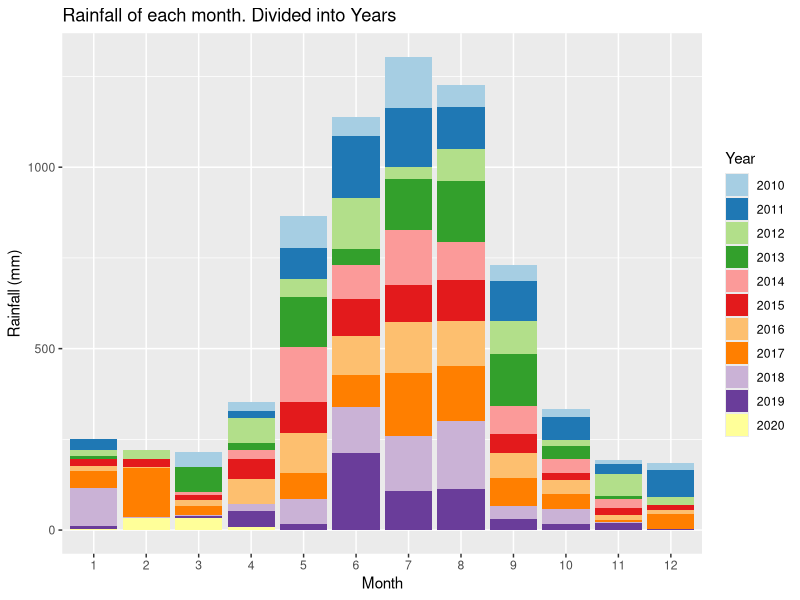
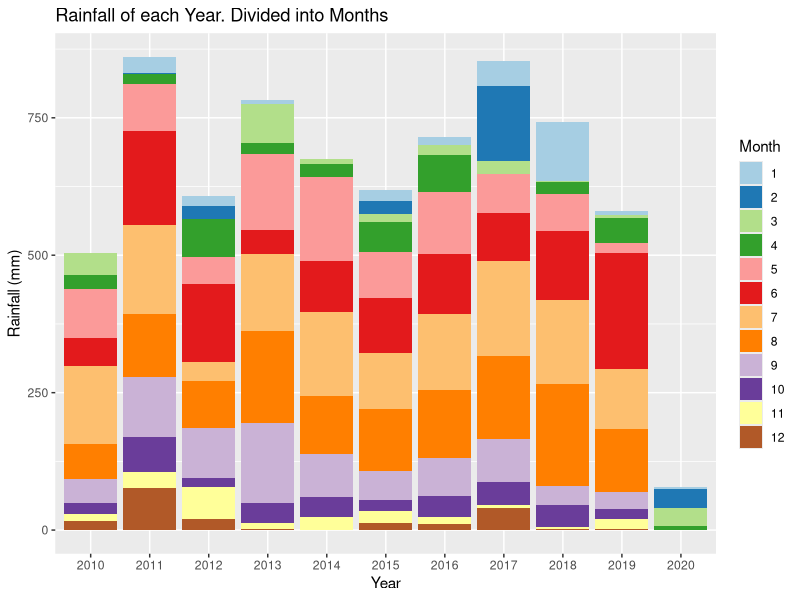
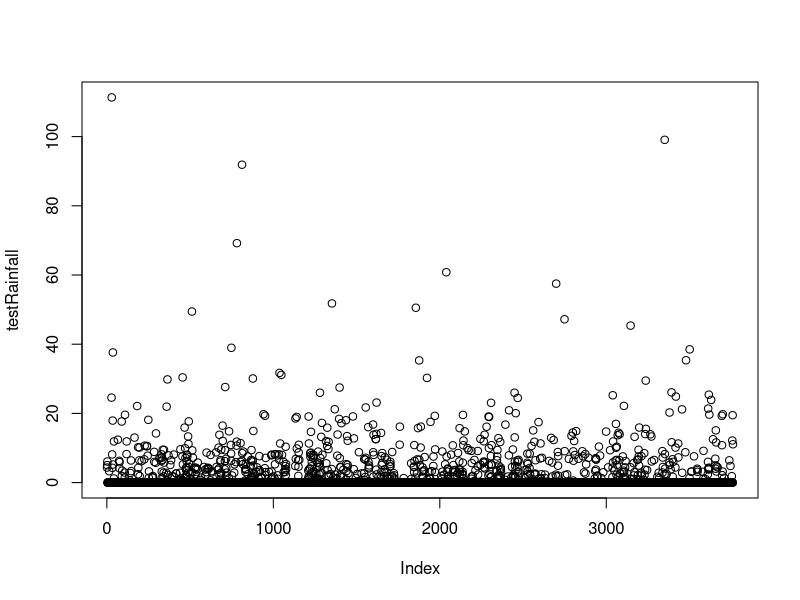
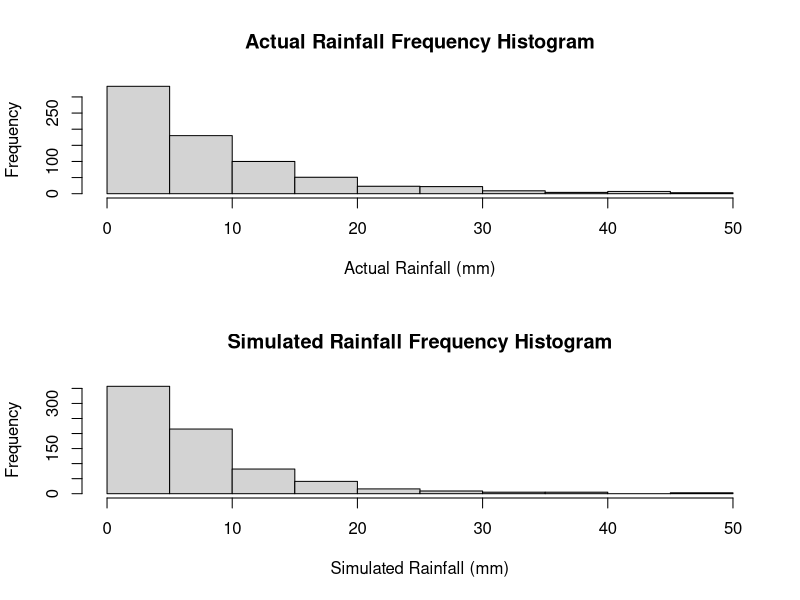
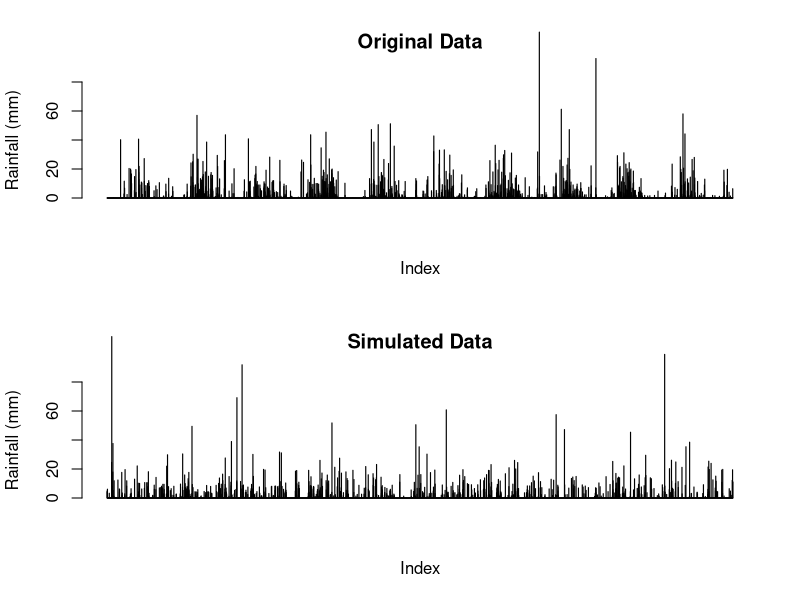
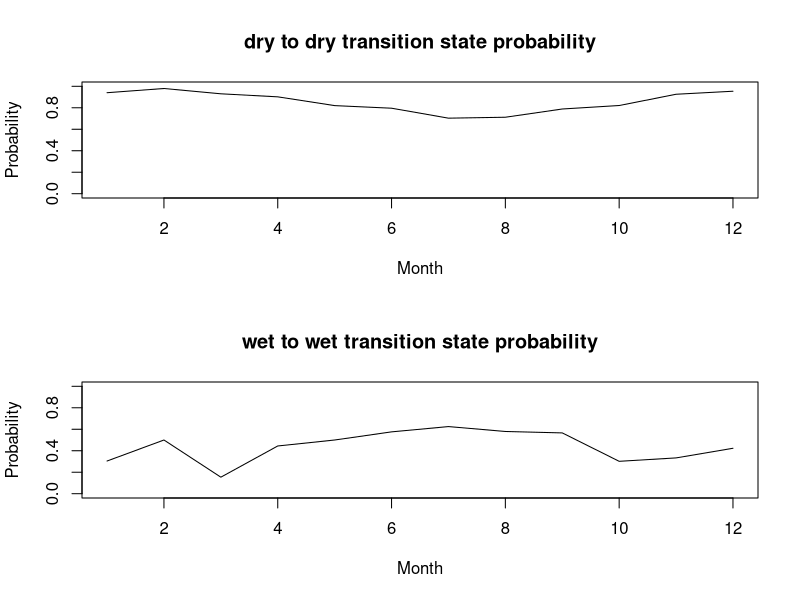
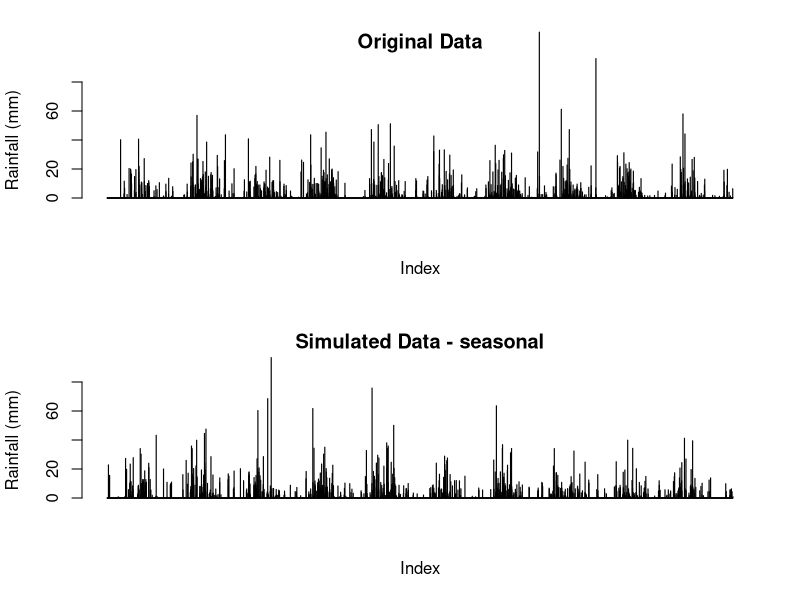
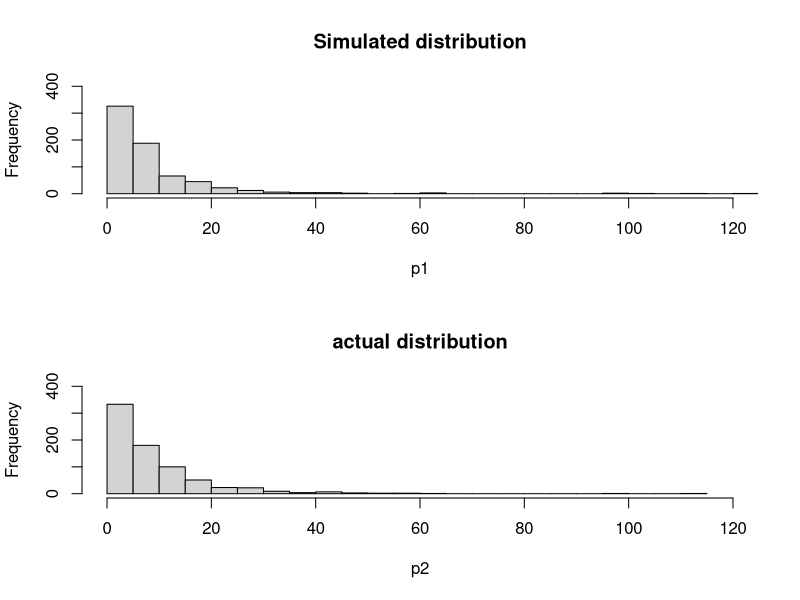

Here is the R script that generated these plots, in order:
## ---- chunk 1
knitr::opts_chunk$set(echo = TRUE)
## ---- chunk 2
data <-  read.csv("IDCJAC0009_009225_1800_Data.csv")
weather_data <- data
weather_data <- weather_data[which(is.na(weather_data$Rainfall.amount..millimetres.) == FALSE),]
## ---- chunk 3
table(weather_data$Year, weather_data$Quality)
## ---- chunk 4
weather_data$date <- do.call(paste, c(weather_data[c("Day", "Month", "Year")], sep = "-"))
## ---- chunk 5
state <- function(x){
  stateList <- c()
  for(ii in 1:length(x)){
    if(x[ii] < 1){
      stateList <- c(stateList, "dry")
    }
    if(x[ii] >= 1){
      stateList <- c(stateList, "wet")
    }
  }
  return(stateList)
}
weather_data$state <- state(weather_data$Rainfall.amount..millimetres.)
## ---- chunk 6
transitionState <- function(x){
  transitionStateList <- c('') #can't find transition state of first observation
  for(i in 2:length(x)){
    if(x[i] == "dry"){
      if (x[i-1] == "dry"){
        transitionStateList <- c(transitionStateList, "DryToDry")
      }
      else {
        transitionStateList <- c(transitionStateList, "WetToDry")
      }
    }
    if(x[i] == "wet"){
      if (x[i-1] == "dry"){
        transitionStateList <- c(transitionStateList, "DryToWet")
      }
      else {
        transitionStateList <- c(transitionStateList, "WetToWet")
      }
    }
  }
  return(transitionStateList)
}
weather_data$transitionState <- transitionState(weather_data$state)
## ---- chunk 7
train_data <- subset(weather_data, Year >= 2010)
library(ggplot2)
library(RColorBrewer)

# Plotting the rainfall data (grouped by years and months)
ggplot(train_data, aes(x = factor(Month), y = Rainfall.amount..millimetres., fill = factor(Year))) + 
  geom_bar(stat = "identity") + 
  scale_fill_brewer(palette = "Paired") + 
  xlab("Month")+
  ylab("Rainfall (mm)")+
  labs(fill = "Year")+
  ggtitle("Rainfall of each month. Divided into Years")

ggplot(train_data, aes(x = factor(Year), y = Rainfall.amount..millimetres., fill = factor(Month))) + 
  geom_bar(stat = "identity") + 
  scale_fill_brewer(palette = "Paired") + 
  xlab("Year")+
  ylab("Rainfall (mm)")+
  labs(fill = "Month")+
  ggtitle("Rainfall of each Year. Divided into Months")
## ---- chunk 8
table(train_data$Month, train_data$Year)
## ---- chunk 9
#Calculating transition state probabilities, in general (no respect to month or season)
weatherTable <- table(train_data$transitionState)

probWetToWet = weatherTable['WetToWet'] / (weatherTable['WetToWet'] + weatherTable['WetToDry'])
probWetToWet

probDryToDry = weatherTable['DryToDry'] / (weatherTable['DryToDry'] + weatherTable['DryToWet'])
probDryToDry
## ---- chunk 10
#Basic generator (No seasonal variation)

currentState = "dry" #can make this into a random choice later
                                              #choosing next state depending on probs calculated above
generateRainfallBasic <- function(genLength){
  rainAmountList <- c()
  for (i3 in 1:genLength){
    if (currentState == "dry"){
      if (runif(1) < probDryToDry){
        currentState = "dry"
      }
      else{
        currentState = "wet"
      }
    }
    else if (currentState == "wet"){
      if (runif(1) < probWetToWet){
        currentState = "wet"
      }
      else{
        currentState = "dry"
      }
    }
                                      #generating amount of rainfall if state is wet, else 0
    if (currentState == "wet"){
      rainAmount <- 5*exp(rnorm(1))
      rainAmountList <- c(rainAmountList, rainAmount)
    }
    else{
      rainAmountList <- c(rainAmountList, 0)
    }
  }
  return(rainAmountList)
}
## ---- chunk 11
#Basic generator tests
testRainfall = generateRainfallBasic(3761)
plot(testRainfall)

par(mfrow=c(2,1))
hist(train_data$Rainfall.amount..millimetres.[train_data$Rainfall.amount..millimetres.>1 & train_data$Rainfall.amount..millimetres.<50], xlab = "Actual Rainfall (mm)", main = "Actual Rainfall Frequency Histogram")
hist(testRainfall[testRainfall > 1 & testRainfall <50], xlab = "Simulated Rainfall (mm)", main = "Simulated Rainfall Frequency Histogram")

par(mfrow=c(2,1))
barplot(train_data$Rainfall.amount..millimetres., ylim = c(0,80), main = "Original Data", ylab = "Rainfall (mm)", xlab = "Index")
barplot(testRainfall, ylim = c(0,80), main = "Simulated Data", ylab = "Rainfall (mm)", xlab = "Index")
## ---- chunk 12
#Calculates the transition probabilities for each month
transitonStatesMonthsFrame <- data.frame(list(rep(0, 12), list(rep(0, 12), list(rep(0, 12), list(rep(0, 12)))))) #Initialises 12x4 frame filled with zeroes
names(transitonStatesMonthsFrame) <- c('DryToDry', 'DryToWet', 'WetToDry', 'WetToWet')

#Makes the dataframe with the count of each transition state with each month
for (i4 in 1:dim(train_data)[1]){
  tempTransitionState <- train_data[i4, 'transitionState']
  tempMonth <- train_data[i4, 'Month']
  transitonStatesMonthsFrame[tempMonth, tempTransitionState] <- transitonStatesMonthsFrame[tempMonth, tempTransitionState]+1
}
## ---- chunk 13
#Calculates the probabilities for each month in the data frame
probTransitonStatesMonthsFrame <- transitonStatesMonthsFrame
for (i in 1:dim(transitonStatesMonthsFrame)[1]){
  
  probTransitonStatesMonthsFrame[i, 'DryToDry'] <- transitonStatesMonthsFrame[i, 'DryToDry'] / (transitonStatesMonthsFrame[i, 'DryToDry'] + transitonStatesMonthsFrame[i, 'DryToWet'])
  
  probTransitonStatesMonthsFrame[i, 'DryToWet'] <- transitonStatesMonthsFrame[i, 'DryToWet'] / (transitonStatesMonthsFrame[i, 'DryToDry'] + transitonStatesMonthsFrame[i, 'DryToWet'])
    
  probTransitonStatesMonthsFrame[i, 'WetToDry'] <- transitonStatesMonthsFrame[i, 'WetToDry'] / (transitonStatesMonthsFrame[i, 'WetToDry'] + transitonStatesMonthsFrame[i, 'WetToWet'])
    
  probTransitonStatesMonthsFrame[i, 'WetToWet'] <- transitonStatesMonthsFrame[i, 'WetToWet'] / (transitonStatesMonthsFrame[i, 'WetToDry'] + transitonStatesMonthsFrame[i, 'WetToWet'])
}
## ---- chunk 14
#testing average rainfall when its rains in each month, and for wettowet vs drytowet transitions.
test_w2w <- train_data$Rainfall.amount..millimetres.[train_data$transitionState == "WetToWet"]
test_d2w <- train_data$Rainfall.amount..millimetres.[train_data$transitionState == "DryToWet"]
mean(test_w2w)
mean(test_d2w)
wilcox.test(test_d2w, test_w2w)
#since resulting wilcox test p-value is 0.85, we conclude that theres no difference in rainfall depending on the transition state, and do not need to include it in our model.

test_rainfallPerMonth <- train_data[train_data$state == "wet",c(4,6)]
kruskal.test(Rainfall.amount..millimetres. ~ Month, data = test_rainfallPerMonth)
#p-val = 0.00016, therefore difference between average rainfall for each month

## ---- chunk 15
#calculating the mean rainfall when it rains for each month, to change how much it rains according to the generator later on. Limited to less than 60 mls as the dataset is not large enough for large rainfall amounts (such as 114ml in feburary) to not throw the mean off.
rainMonthData <- c()
for (i in 1:12){
  temp<- train_data$Rainfall.amount..millimetres.[train_data$state == "wet" & train_data$Month == i & train_data$Rainfall.amount..millimetres. < 60]
  rainMonthData <- c(rainMonthData, list(temp))
  rm(temp)
}

rainfallAvgMonth <- sapply(rainMonthData, mean)

## ---- chunk 16
#How the transition state probabilities vary for each month
plot(probTransitonStatesMonthsFrame$DryToDry, ylim = c(0,1), xlab = "Month", main = "dry to dry transition state probability", type = 'l', ylab = "Probability")
plot(probTransitonStatesMonthsFrame$WetToWet, ylim = c(0,1), xlab = "Month", main = "wet to wet transition state probability", type = 'l', ylab = "Probability")
## ---- chunk 17
#weather generator accounting  for seasonal variation of transition states or something i hope
#yes this is just a spicy version of basic generator it's mostly the same in fact if i forget to even do this it is the same

generateRainfallSeasonal <- function(input){
  currentState = "dry" #can make this into a random choice later
  rainAmountList <- c()
  for (i5 in 1:dim(input)[1]){
    if (currentState == "dry"){
      if (runif(1) < probTransitonStatesMonthsFrame[input[i5, 'Month'], 'DryToDry']){ #now inputs depending on the month of input
        currentState = "dry"
      }
      else{
        currentState = "wet"
      }
    }
    else if (currentState == "wet"){
      if (runif(1) < probTransitonStatesMonthsFrame[input[i5, 'Month'], 'WetToWet']){
        currentState = "wet"
      }
      else{
        currentState = "dry"
      }
    }
                                      #generating amount of rainfall if state is wet, else 0
    if (currentState == "wet"){
      
      #rainAmount <- 5*exp(rnorm(1)) #now log-normal dist, 5 used because is close to mean of weather_data's / the mean of what exp(rnorm(1)) is by default /// Old Version 
      rainAmount <- rainfallAvgMonth[input[i5, 'Month']]*exp(rnorm(1))/1.648 #average of rnorm(exp(1)) is ~1.648, so we divide by that so the average of each month will just be the actual average calculated from rainfallAvgMonth.
      
      rainAmountList <- c(rainAmountList, rainAmount)
    }
    else{
      rainAmountList <- c(rainAmountList, 0)
    }
  }
  return(rainAmountList)
}
## ---- chunk 18
#testing code for seasonal generator
inputSeasonalRainfall <- dplyr::select(train_data, 'Year', 'Month', 'Day') #using existing train data's dates to input to function, instead of putting in just how many to generate

testSeasonalRainfall = generateRainfallSeasonal(inputSeasonalRainfall)
## ---- chunk 19
par(mfrow=c(2,1))
barplot(train_data$Rainfall.amount..millimetres., ylim = c(0,80), main = "Original Data", ylab = "Rainfall (mm)", xlab = "Index")
barplot(testSeasonalRainfall, ylim = c(0,80), main = "Simulated Data - seasonal", ylab = "Rainfall (mm)", xlab = "Index")
## ---- chunk 20
#comparing log-normal against actual data, veeerryyyy close fit, will use log-normal for rainfall sim
p1 <- 5*exp(rnorm(732))
p1 <- p1[p1>1]
hist(p1, breaks = 30, xlim = c(0,120), ylim = c(0,400), main = "Simulated distribution")

p2 <- train_data$Rainfall.amount..millimetres.[train_data$Rainfall.amount..millimetres.>1]
hist(p2, breaks = 30, xlim = c(0,120), ylim = c(0,400), main = "actual distribution")

## ---- chunk 21
set.seed(100345)

sampID <- sample.int(nrow(train_data), size = 0.5*nrow(train_data), replace = FALSE)
train_data <- train_data[sampID,] # 50% of data for training
test_data <- train_data[-sampID,] # 50% for testing
## ---- chunk 22
#code to calculate transition probabilities for each month (copied from earlier)

transitonStatesMonthsFrame <- data.frame(list(rep(0, 12), list(rep(0, 12), list(rep(0, 12), list(rep(0, 12)))))) #initialising frame by creating 12x4 frame filled with zeroes
names(transitonStatesMonthsFrame) <- c('DryToDry', 'DryToWet', 'WetToDry', 'WetToWet') #name da columns

for (i4 in 1:dim(train_data)[1]){ #making dataframe with count of each transition state for each month
  tempTransitionState <- train_data[i4, 'transitionState']
  tempMonth <- train_data[i4, 'Month']
  transitonStatesMonthsFrame[tempMonth, tempTransitionState] <- transitonStatesMonthsFrame[tempMonth, tempTransitionState]+1
}
## ---- chunk 23
#also copied from earlier
probTransitonStatesMonthsFrame<- transitonStatesMonthsFrame
for (i in 1:dim(transitonStatesMonthsFrame)[1]){ #calculating transition probs for each month in df
  
  probTransitonStatesMonthsFrame[i, 'DryToDry'] <- transitonStatesMonthsFrame[i, 'DryToDry'] / (transitonStatesMonthsFrame[i, 'DryToDry'] + transitonStatesMonthsFrame[i, 'DryToWet'])
  
  probTransitonStatesMonthsFrame[i, 'DryToWet'] <- transitonStatesMonthsFrame[i, 'DryToWet'] / (transitonStatesMonthsFrame[i, 'DryToDry'] + transitonStatesMonthsFrame[i, 'DryToWet'])
    
  probTransitonStatesMonthsFrame[i, 'WetToDry'] <- transitonStatesMonthsFrame[i, 'WetToDry'] / (transitonStatesMonthsFrame[i, 'WetToDry'] + transitonStatesMonthsFrame[i, 'WetToWet'])
    
  probTransitonStatesMonthsFrame[i, 'WetToWet'] <- transitonStatesMonthsFrame[i, 'WetToWet'] / (transitonStatesMonthsFrame[i, 'WetToDry'] + transitonStatesMonthsFrame[i, 'WetToWet'])
}
## ---- chunk 24
#generate test data
testSeasonalRainfall50 = generateRainfallSeasonal(train_data)
## ---- chunk 25
par(mfrow = c(2, 1))

barplot(testSeasonalRainfall50, ylab = "Rainfall (mm)", xlab = "index", main = "Simulated data")
barplot(test_data$Rainfall.amount..millimetres., ylab = "Rainfall (mm)", xlab  = "index", main = "Actual data")
## ---- chunk 26
train_data <- subset(weather_data, Year >= 2010)
train10_data <- subset(weather_data, Year >= 2009 & Year < 2019)
data_2019 <- subset(weather_data, Year == 2019)
## ---- chunk 27
#code to calculate transition probabilities for each month (copied from earlier)

transitonStatesMonthsFrame <- data.frame(list(rep(0, 12), list(rep(0, 12), list(rep(0, 12), list(rep(0, 12)))))) #initialising frame by creating 12x4 frame filled with zeroes
names(transitonStatesMonthsFrame) <- c('DryToDry', 'DryToWet', 'WetToDry', 'WetToWet') #name da columns

for (i4 in 1:dim(train10_data)[1]){ #making dataframe with count of each transition state for each month
  tempTransitionState <- train10_data[i4, 'transitionState']
  tempMonth <- train10_data[i4, 'Month']
  transitonStatesMonthsFrame[tempMonth, tempTransitionState] <- transitonStatesMonthsFrame[tempMonth, tempTransitionState]+1
}
## ---- chunk 28
#also copied from earlier
probTransitonStatesMonthsFrame<- transitonStatesMonthsFrame
for (i in 1:dim(transitonStatesMonthsFrame)[1]){ #calculating transition probs for each month in df
  
  probTransitonStatesMonthsFrame[i, 'DryToDry'] <- transitonStatesMonthsFrame[i, 'DryToDry'] / (transitonStatesMonthsFrame[i, 'DryToDry'] + transitonStatesMonthsFrame[i, 'DryToWet'])
  
  probTransitonStatesMonthsFrame[i, 'DryToWet'] <- transitonStatesMonthsFrame[i, 'DryToWet'] / (transitonStatesMonthsFrame[i, 'DryToDry'] + transitonStatesMonthsFrame[i, 'DryToWet'])
    
  probTransitonStatesMonthsFrame[i, 'WetToDry'] <- transitonStatesMonthsFrame[i, 'WetToDry'] / (transitonStatesMonthsFrame[i, 'WetToDry'] + transitonStatesMonthsFrame[i, 'WetToWet'])
    
  probTransitonStatesMonthsFrame[i, 'WetToWet'] <- transitonStatesMonthsFrame[i, 'WetToWet'] / (transitonStatesMonthsFrame[i, 'WetToDry'] + transitonStatesMonthsFrame[i, 'WetToWet'])
}
## ---- chunk 29
# using month probabilites generate one years worth of data 
monthList <- subset(weather_data, Year == 2011) # a year that isn't a leap year to get the month list, as generation algorithm only requires months
monthList <- monthList['Month']
testSeasonalRainfall10 <- generateRainfallSeasonal(monthList)
## ---- chunk 30
#compare generated year against 2019
par(mfrow = c(2,1))
barplot(testSeasonalRainfall10, xlab = "Index", ylab = "Rainfall (mm)", main = "Simulated Rainfall")
barplot(data_2019$Rainfall.amount..millimetres., xlab = "Index", ylab = "Rainfall (mm)", main = "2019 Rainfall")


# check other years for comparison
par(mfrow = c(3,2))
barplot(testSeasonalRainfall10, xlab = "Index", ylab = "Rainfall (mm)", main = "Simulated Rainfall")
year <- subset(weather_data, Year == 2015)
barplot(year$Rainfall.amount..millimetres., xlab = "Index", ylab = "Rainfall (mm)", main = "2015 Rainfall")
year <- subset(weather_data, Year == 2008)
barplot(year$Rainfall.amount..millimetres., xlab = "Index", ylab = "Rainfall (mm)", main = "2008 Rainfall")
year <- subset(weather_data, Year == 2017)
barplot(year$Rainfall.amount..millimetres., xlab = "Index", ylab = "Rainfall (mm)", main = "2017 Rainfall")
year <- subset(weather_data, Year == 2007)
barplot(year$Rainfall.amount..millimetres., xlab = "Index", ylab = "Rainfall (mm)", main = "2007 Rainfall")
year <- subset(weather_data, Year == 2013)
barplot(year$Rainfall.amount..millimetres., xlab = "Index", ylab = "Rainfall (mm)", main = "2013 Rainfall")
rm(year)
## ---- chunk 31
temp <- subset(weather_data, weather_data$state == "wet")
mean(temp$Rainfall.amount..millimetres.)
rm(temp)
## ---- chunk 32
# Creates a graph of difference in rainfall for years, weeks, months, years to see if there are any potential patterns.

# Creates a list of the weekly rainfall
RainfallWeekly <- data.frame("Rainfall (mm)", "Week")
colnames(RainfallWeekly) <- c("Rainfall (mm)", "Week")
RainfallWeekly$`Rainfall (mm)` <- as.numeric(RainfallWeekly$`Rainfall (mm)`)
RainfallWeekly$Week <- as.numeric(RainfallWeekly$Week)
week = 1
weekRain = 0
for(ii in c(1: nrow(weather_data))){
  weekRain = weekRain + weather_data[ii, 6] # rainfall amount for that row
  
  if(ii%%7 == 0){ # every 7th row
    RainfallWeekly[(ii/7), 1] <- weekRain # 1 row of RainfallWeekly created every 7 rows (1 weeks) - inserting rainfall total for that week
    RainfallWeekly[(ii/7), 2] <- week
    week = week + 1
    weekRain = 0 # clear total rainfall to prepare for next week
  }
}
## ---- chunk 33
RainfallWeeklyDiff <- data.frame(c(1:(nrow(RainfallWeekly)-1)), c(1:(nrow(RainfallWeekly)-1))) # data frame with two columns, one less row than RainfallWeekly
colnames(RainfallWeeklyDiff) <- c("Rainfall diff (mm)", "Week")
RainfallWeeklyDiff$`Rainfall diff (mm)` <- diff(RainfallWeekly$`Rainfall (mm)`) # change in weeks
## ---- chunk 34
# plot first 700 weeks first against the difference in rainfall, and then the rainfall per week
par(mfrow = c(4,1))
plot(RainfallWeeklyDiff[c(1:350), 2], RainfallWeeklyDiff[c(1:350), 1], xlab = "week", ylab = "change in rainfall (mm)", cex = 2, type = "b")
plot(RainfallWeekly[c(1:350), 2], RainfallWeekly[c(1:350), 1], xlab = "week", ylab = "rainfall (mm)", type = "l")
plot(RainfallWeeklyDiff[c(351:700), 2], RainfallWeeklyDiff[c(351:700), 1], xlab = "week", ylab = "change in rainfall (mm)", cex = 2, type = "b")
plot(RainfallWeekly[c(351:700), 2], RainfallWeekly[c(351:700), 1], xlab = "week", ylab = "rainfall (mm)", type = "l")

## ---- chunk 35
# plot second 700 weeks first against the difference in rainfall, and then the rainfall per week
par(mfrow = c(4,1))
plot(RainfallWeeklyDiff[c(701:1050), 2], RainfallWeeklyDiff[c(701:1050), 1], xlab = "week", ylab = "change in rainfall (mm)", cex = 2, type = "b")
plot(RainfallWeekly[c(701:1050), 2], RainfallWeekly[c(701:1050), 1], xlab = "week", ylab = "rainfall (mm)", type = "l")
plot(RainfallWeeklyDiff[c(1051:1414), 2], RainfallWeeklyDiff[c(1051:1414), 1], xlab = "week", ylab = "change in rainfall (mm)", cex = 2, type = "b")
plot(RainfallWeekly[c(1051:1414), 2], RainfallWeekly[c(1051:1414), 1], xlab = "week", ylab = "rainfall (mm)", type = "l")
## ---- chunk 36
rainSort_2019 <- data_2019$Rainfall.amount..millimetres.
# qqplot before removing 'dry' days
qqnorm(rainSort_2019, pch = 1, frame = F, main = "Normal Q-Q Plot of Rainfall 2019 (including dry days)")
qqline(rainSort_2019, col = "red", lwd = 2)
rainSort_2019 <- rainSort_2019[which(rainSort_2019 != 0)]
# qqplot after removing 'dry' days
qqnorm(rainSort_2019, pch = 1, frame = F, main = "Normal Q-Q Plot of Rainfall 2019 (excluding dry days)")
qqline(rainSort_2019, col = "red", lwd = 2)
hist(rainSort_2019, breaks = 50)
# data is not normally distributed
rm(rainSort_2019)
## ---- chunk 37
rain2019 <- subset(weather_data, Year == 2019)
length(rain2019$Rainfall.amount..millimetres.)
length(testSeasonalRainfall10)
## ---- chunk 38
table(rain2019$Month)
# missing a day from October and December
table(rain2019$Day)
# one month is missing a day 5, and another is missing a day 19 (both 11 when should be 12)
temp <- subset(rain2019, Day == 5)
temp$Month # 5th of October missing

temp <- subset(rain2019, Day == 19)
temp$Month # 19th of December missing
rm(temp)
## ---- chunk 39
# to perform Wilcoxon Signed Rank test, remove those dates from testSeasonalRainfall10
# 2019 is a non leap year

which(rain2019$date == "4-10-2019") # find what row the day before 5-10-2019 is
# thereforer 5-10-2019 would be row 278 (277+1)
which(rain2019$date == "18-12-2019") # find what row the day before 5-10-2019 is
# thereforer 5-10-2019 would be row 353 (351+2). Add two as both 5th october and 19th december are missing

simRainfall2019 <- testSeasonalRainfall10[-c(278, 353)] # remove day 278 and day 353 data drom testSeasonalRainfall10
## ---- chunk 40
# test of testSeasonalRainfall10 against 2019 rainfall (testSeasonalRainfall10 was simulation of 2019 rainfall)
wilcox.test(simRainfall2019, rain2019$Rainfall.amount..millimetres., paired = T, alternative = "t")


# as the p-value = 0.9695, it can be concluded that there is no significant diference between the simulated 2019 data and the actual 2019 data. This means that the data is not consistently too high or too low. 
# While the simulation may not be an accurate prediction of 2019 (as seen in the barplots), the simulation was also not logically flawed, as there is not a significant difference between the median of the simulation and the median of the actual
## ---- chunk 41
median(simRainfall2019)
median(rain2019$Rainfall.amount..millimetres.)

# given the number of dry days, it makes sense that the median's would be very similar in the Wilcoxon Signed Rank test
rm(simRainfall2019)
